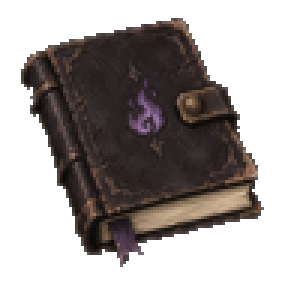
#> input picture tools/art/menu-quest-alpha.png, 96 x 96 px (shown 3 times larger)
$ python art_metrics.py art/menu-quest-alpha.png
#> lines starting #> are read from the running program, lines starting #| are printed output that depends on the picture; after the words box and inside, x2 and y2 are one past the last pixel; in counts of white or black regions, pixels touching at a corner belong together
# 몬스터 그림 「까끌함」 수치 — 액트 1 그림(기준)과 비교한다 (10-21 사용자: 액트 3·4가 까끌하고 과하다)
#   python3 tools/art_metrics.py <png 또는 폴더> [...]
# 칸: 명암 거칠기(이웃 픽셀 밝기 차 평균) · 잔점%(좌우 이웃 둘 다와 40 넘게 다른 점) · 색 수(8단계 묶음) · 채도 · 밝기
# 액트 1 평균 (claude-act1-tone-b, 17종): 거칠기 21 · 잔점 4.8% · 색 170 · 채도 0.28 · 밝기 68
import glob, os, sys
import numpy as np
from PIL import Image

ACT1 = {"grad": 21.2, "speck": 4.8, "colors": 171, "sat": 0.28}


def metric(path):
#> called with path = 'art/menu-quest-alpha.png'
    img = Image.open(path).convert("RGBA")
#> img is the input picture: PIL image 96x96 RGBA; mean R, G, B, A 37.7, 32, 30.2, 118.4
    im = np.asarray(img).astype(float)
    a = im[..., 3] > 128
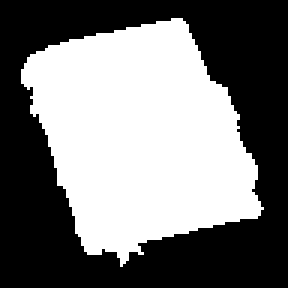
#> a: shape (96, 96) bool (shown 3 times larger); 47% white; 1 white region, box (x1, y1, x2, y2) and area: (7, 6, 88, 89) 4330
    if a.sum() == 0:
        return None
    L = 0.3 * im[..., 0] + 0.59 * im[..., 1] + 0.11 * im[..., 2]
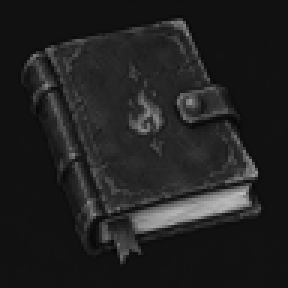
#> L: shape (96, 96) float64 (shown 3 times larger); min 6.08, max 189.1, mean 33.6
    gx, gy = np.abs(np.diff(L, axis=1)), np.abs(np.diff(L, axis=0))
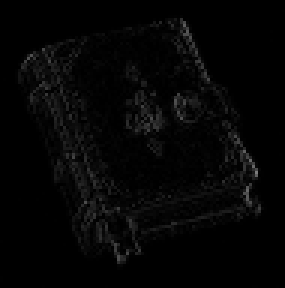
#> gx: shape (96, 95) float64 (shown 3 times larger); min 0, max 124.3, mean 5.3
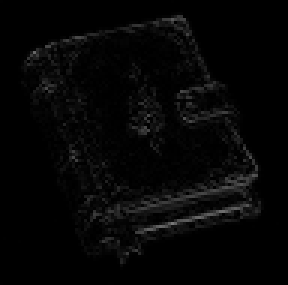
#> gy: shape (95, 96) float64 (shown 3 times larger); min 0, max 120.3, mean 5.8
    m, n = a[:, :-1] & a[:, 1:], a[:-1, :] & a[1:, :]
#> m: shape (96, 95) bool; 46.5% white; 1 white region, box (x1, y1, x2, y2) and area: (7, 6, 87, 88) 4242
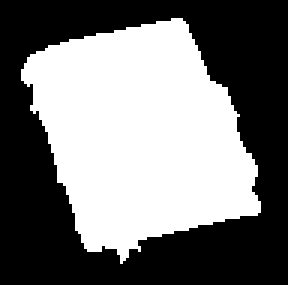
#> n: shape (95, 96) bool (shown 3 times larger); 46.5% white; 1 white region, box (x1, y1, x2, y2) and area: (7, 6, 87, 88) 4241
    grad = (gx[m].mean() + gy[n].mean()) / 2
#> grad = 10.73
    c = L[:, 1:-1]
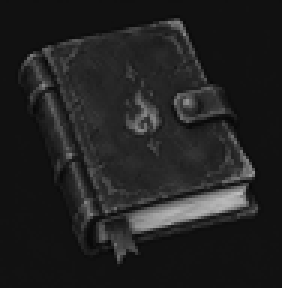
#> c: shape (96, 94) float64 (shown 3 times larger); min 6.08, max 189.1, mean 33.9
    sp = (np.abs(c - L[:, :-2]) > 40) & (np.abs(c - L[:, 2:]) > 40) & a[:, 1:-1] & a[:, :-2] & a[:, 2:]
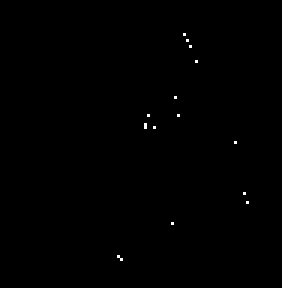
#> sp: shape (96, 94) bool (shown 3 times larger); 0.18% white in thin lines or dots, all inside (x1, y1, x2, y2) = (39, 11, 83, 87)
    cols = len(set(map(tuple, (im[a][:, :3] // 8).astype(int))))
#> cols = 198
    sat = np.asarray(img.convert("RGB").convert("HSV"))[..., 1][a].mean() / 255
#> sat = 0.256
    return {"grad": grad, "speck": sp.sum() / a.sum() * 100, "colors": cols, "sat": sat, "lum": L[a].mean()}


def main():
    files = []
    for arg in sys.argv[1:]:
        files += sorted(glob.glob(os.path.join(arg, "**/*.png"), recursive=True)) if os.path.isdir(arg) else [arg]
    print("파일 | 거칠기 · 잔점% · 색 · 채도 · 밝기 | 액트 1 대비 (거칠기·잔점·채도)")
    for f in files:
        r = metric(f)
#> r = {'grad': 10.73, 'speck': 0.37, 'colors': 198, 'sat': 0.256, 'lum': 51.83}
        if r is None:
            continue
        ratio = " ".join(f"{r[k] / ACT1[k]:.1f}" for k in ("grad", "speck", "sat"))
        print(f"{f} | {r['grad']:.1f} · {r['speck']:.1f} · {r['colors']} · {r['sat']:.2f} · {r['lum']:.0f} | {ratio}")
#| art/menu-quest-alpha.png | 10.7 · 0.4 · 198 · 0.26 · 52 | 0.5 0.1 0.9


main()
